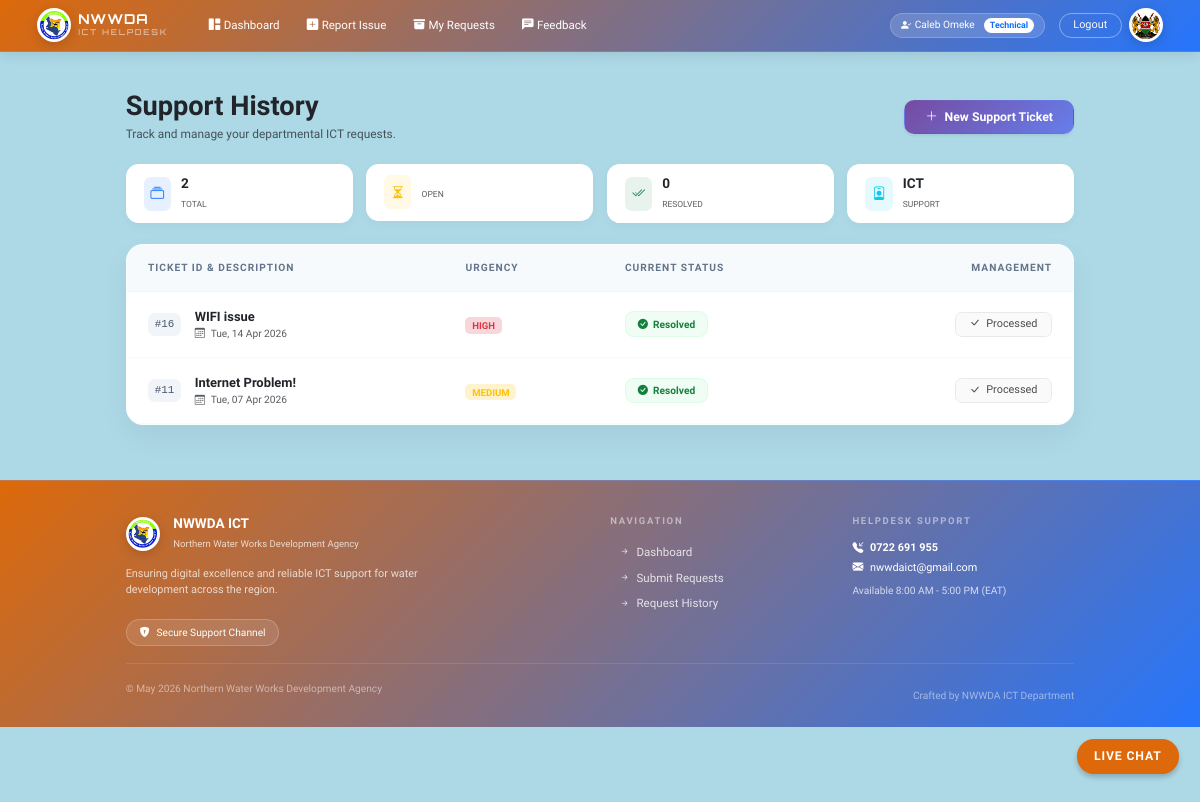
Page /my-tickets/ (signed in) on the committed database.
### tickets/models.py (models this page shows, shortened)
class Profile(models.Model):
    user = models.OneToOneField(User, on_delete=models.CASCADE)
    department = models.CharField(max_length=50, choices=DEPARTMENTS, default='ICT')

class Ticket(models.Model):
    STATUS_CHOICES = [('Pending', 'Pending'), ('In Progress', 'In Progress'), ('Resolved', 'Resolved')]
    PRIORITY_CHOICES = [('Low', 'Low'), ('Medium', 'Medium'), ('High', 'High')]
    title = models.CharField(max_length=200)
    description = models.TextField()
    status = models.CharField(max_length=20, choices=STATUS_CHOICES, default='Pending')
    priority = models.CharField(max_length=20, choices=PRIORITY_CHOICES, default='Medium')
    created_by = models.ForeignKey(User, on_delete=models.CASCADE)
    created_at = models.DateTimeField(auto_now_add=True)
    updated_at = models.DateTimeField(auto_now=True)

### tickets/views.py (the view)
# urls.py: path('my-tickets/', views.my_tickets, name='my_tickets'),
@login_required(login_url='/login/')
def my_tickets(request):
    tickets = Ticket.objects.filter(created_by=request.user).order_by('-created_at')
    return render(request, 'my_tickets.html', {'tickets': tickets})

### tickets/templates/my_tickets.html (shortened to what this page needs)
{% extends 'base.html' %}
{% block content %}
<div class="container animate-entrance" style="margin-top: 30px; margin-bottom: 50px;">
    <div class="d-flex flex-column flex-md-row justify-content-between align-items-center mb-4 gap-3">
        <div>
            <h2 class="fw-bold text-dark mb-1">Support History</h2>
            <p class="text-muted small mb-0">Track and manage your departmental ICT requests.</p>
        </div>
        <a href="{% url 'create_ticket' %}" class="btn shadow-sm px-4 py-2 text-white fw-bold" style="background: linear-gradient(135deg, #764ba2 0%, #667eea 100%); border-radius: 12px; font-size: 0.9rem;">
            <i class="bi bi-plus-lg me-2"></i>New Support Ticket
        </a>
    </div>
    <div class="row g-3 mb-4">
        <div class="col-6 col-md-3">
            <div class="summary-pill">
                <div class="bg-primary bg-opacity-10 p-2 rounded-3"><i class="bi bi-collection text-primary"></i></div>
                <div><h6 class="mb-0 fw-bold">{{ tickets.count }}</h6><small class="text-muted" style="font-size: 10px;">TOTAL</small></div>
            </div>
        </div>
        <div class="col-6 col-md-3">
            <div class="summary-pill">
                <div class="bg-warning bg-opacity-10 p-2 rounded-3"><i class="bi bi-hourglass-split text-warning"></i></div>
                <div><h6 class="mb-0 fw-bold">{{ open_count }}</h6><small class="text-muted" style="font-size: 10px;">OPEN</small></div>
            </div>
        </div>
        <div class="col-6 col-md-3">
            <div class="summary-pill">
                <div class="bg-success bg-opacity-10 p-2 rounded-3"><i class="bi bi-check2-all text-success"></i></div>
                <div><h6 class="mb-0 fw-bold">{{ resolved_count }}</h6><small class="text-muted" style="font-size: 10px;">RESOLVED</small></div>
            </div>
        </div>
        <div class="col-6 col-md-3">
            <div class="summary-pill">
                <div class="bg-info bg-opacity-10 p-2 rounded-3"><i class="bi bi-person-badge text-info"></i></div>
                <div><h6 class="mb-0 fw-bold">ICT</h6><small class="text-muted" style="font-size: 10px;">SUPPORT</small></div>
            </div>
        </div>
    </div>
    <div class="table-card">
        <div class="table-responsive">
            <table class="table table-hover mb-0">
                <thead>
                    <tr>
                        <th>Ticket ID & Description</th>
                        <th>Urgency</th>
                        <th>Current Status</th>
                        <th class="text-end">Management</th>
                    </tr>
                </thead>
                <tbody>
                    {% for ticket in tickets %}
                    <tr>
                        <td>
                            <div class="d-flex align-items-center">
                                <span class="ticket-id-badge me-3">#{{ ticket.id }}</span>
                                <div>
                                    <div class="fw-bold text-dark" style="font-size: 0.95rem;">{{ ticket.title }}</div>
                                    <div class="text-muted" style="font-size: 0.75rem;">
                                        <i class="bi bi-calendar3 me-1"></i> {{ ticket.created_at|date:"D, d M Y" }}
                                    </div>
                                </div>
                            </div>
                        </td>
                        <td>
                            {% if ticket.priority == 'High' %}
                                <span class="priority-indicator bg-danger-subtle text-danger">High</span>
                            {% elif ticket.priority == 'Medium' %}
                                <span class="priority-indicator bg-warning-subtle text-warning">Medium</span>
                            {% else %}
                                <span class="priority-indicator bg-secondary-subtle text-secondary">Low</span>
                            {% endif %}
                        </td>
                        <td>
                            {% if ticket.status == 'Resolved' %}
                                <span class="status-pill status-resolved"><i class="bi bi-check-circle-fill"></i> Resolved</span>
                            {% elif ticket.status == 'In Progress' %}
                                <span class="status-pill status-progress"><i class="bi bi-gear-wide-animated"></i> In Progress</span>
                            {% else %}
                                <span class="status-pill status-pending"><i class="bi bi-clock-history"></i> Pending</span>
                            {% endif %}
                        </td>
                        <td class="text-end">
                            {% if ticket.status == 'Pending' %}
                                <a href="{% url 'ticket_detail' ticket.pk %}" class="btn btn-sm btn-detail px-3">
                                    <i class="bi bi-search me-1"></i> View Details
                                </a>
                            {% elif ticket.status == 'Resolved' %}
                                <button class="btn btn-sm btn-light rounded-3 px-3 border" disabled style="font-size: 0.8rem; cursor: not-allowed; opacity: 0.7;">
                                    <i class="bi bi-check-lg me-1"></i> Processed
                                </button>
                            {% else %}
                                <button class="btn btn-sm btn-light rounded-3 px-3 border" disabled style="font-size: 0.8rem; cursor: not-allowed; opacity: 0.7;">
                                    <i class="bi bi-lock-fill me-1"></i> Processing
                                </button>
                            {% endif %}
                        </td>
                    </tr>
                    {% endfor %}
                </tbody>
            </table>
        </div>
    </div>
</div>
{% endblock %}

### tickets/templates/base.html (shortened to what this page needs)
{% load static %}
<!DOCTYPE html>
<html lang="en">
<head>
    <link href="https://cdn.jsdelivr.net/npm/bootstrap@5.3.0/dist/css/bootstrap.min.css" rel="stylesheet">
    <link rel="stylesheet" href="https://cdn.jsdelivr.net/npm/bootstrap-icons@1.11.1/font/bootstrap-icons.css">
</head>
<body>
<nav class="navbar navbar-expand-lg navbar-custom sticky-top">
    <div class="container-fluid">
        <a class="navbar-brand d-flex align-items-center" href="{% url 'home' %}">
            <img src="{% static 'images/logo.jpg' %}" alt="NWWDA Logo" class="brand-logo">
            <div class="ms-2">
                <div class="text-white fw-bold lh-1" style="letter-spacing: 1px; font-size: 1rem;">NWWDA</div>
                <div class="text-white-50 small fw-semibold" style="font-size: 0.6rem; text-transform: uppercase;">ICT Helpdesk</div>
            </div>
        </a>
        <div class="collapse navbar-collapse" id="navbarNav">
            <ul class="navbar-nav me-auto mb-2 mb-lg-0 ms-lg-3">
                <li class="nav-item"><a class="nav-link" href="{% url 'home' %}"><i class="bi bi-grid-1x2-fill me-1"></i>Dashboard</a></li>
                <li class="nav-item"><a class="nav-link" href="{% url 'create_ticket' %}"><i class="bi bi-plus-square-fill me-1"></i>Report Issue</a></li>
                <li class="nav-item"><a class="nav-link" href="{% url 'my_tickets' %}"><i class="bi bi-archive-fill me-1"></i>My Requests</a></li>
                <li class="nav-item"><a class="nav-link" href="{% url 'submit_feedback' %}"><i class="bi bi-chat-left-text-fill me-1"></i>Feedback</a></li>
            </ul>
            <div class="d-flex align-items-center gap-3">
                <div class="user-profile-tag d-none d-md-block">
                    <i class="bi bi-person-check-fill me-1"></i>{{ user.get_full_name }}
                    <span class="badge bg-white text-primary rounded-pill ms-2" style="font-size: 0.65rem; ">{{ user.profile.department }}</span>
                </div>
                <div class="d-flex align-items-center gap-2">
                    <form action="{% url 'staff_logout' %}" method="post" class="m-0">
                        <button type="submit" class="btn btn-outline-light btn-sm rounded-pill px-3" style="border-color: rgba(255,255,255,0.4); font-size: 0.8rem;">
                            Logout
                        </button>
                    </form>
                    <img src="{% static 'images/coa.png' %}" alt="Coat of Arms" class="brand-logo">
                </div>
            </div>
        </div>
    </div>
</nav>
<div class="container-main">
    <div class="animate-up">
        {% block content %}
        {% endblock %}
    </div>
</div>
<footer class="footer-custom">
    <div class="container">
        <div class="row g-4">
            <div class="col-lg-5">
                <div class="d-flex align-items-center mb-3">
                    <img src="{% static 'images/logo.jpg' %}" alt="Logo" class="brand-logo">
                    <div class="ms-3">
                        <h6 class="fw-bold mb-0">NWWDA ICT</h6>
                        <small class="opacity-75" style="font-size: 0.7rem;">Northern Water Works Development Agency</small>
                    </div>
                </div>
                <p class="opacity-75 pe-lg-5" style="font-size: 0.8rem;">
                    Ensuring digital excellence and reliable ICT support for water development across the region.
                </p>
                <div class="contact-pill mt-2">
                    <i class="bi bi-shield-lock-fill me-2"></i> Secure Support Channel
                </div>
            </div>
            <div class="col-lg-3 offset-lg-1">
                <h6 class="fw-bold text-uppercase mb-3 opacity-50 small" style="letter-spacing: 2px; font-size: 0.7rem;">Navigation</h6>
                <div class="d-flex flex-column">
                    <a href="{% url 'home' %}" class="footer-link"><i class="bi bi-arrow-right-short me-1"></i> Dashboard</a>
                    <a href="{% url 'create_ticket' %}" class="footer-link"><i class="bi bi-arrow-right-short me-1"></i> Submit Requests</a>
                    <a href="{% url 'my_tickets' %}" class="footer-link"><i class="bi bi-arrow-right-short me-1"></i> Request History</a>
                </div>
            </div>
            <div class="col-lg-3">
                <h6 class="fw-bold text-uppercase mb-3 opacity-50 small" style="letter-spacing: 2px; font-size: 0.7rem;">Helpdesk Support</h6>
                <p class="mb-1" style="font-size: 0.8rem;"><i class="bi bi-telephone-inbound-fill me-2"></i><strong>0722 691 955</strong></p>
                <p class="mb-1" style="font-size: 0.8rem;"><i class="bi bi-envelope-fill me-2"></i>nwwdaict@gmail.com</p>
                <p class="small opacity-75 mt-2" style="font-size: 0.75rem;">Available 8:00 AM - 5:00 PM (EAT)</p>
            </div>
        </div>
        <div class="footer-divider"></div>
        <div class="row align-items-center">
            <div class="col-md-6 small opacity-50 text-center text-md-start" style="font-size: 0.75rem;">
                <p>&copy; {% now "F Y" %} Northern Water Works Development Agency</p>
            </div>
            <div class="col-md-6 text-center text-md-end small opacity-50" style="font-size: 0.75rem;">
                Crafted by NWWDA ICT Department
            </div>
        </div>
    </div>
</footer>
<div class="live-chat-label">Live Chat</div>
</body>
</html>

### rows in the picture
Ticket: id "16", title "WIFI issue", created_at "Tue, 14 Apr 2026", priority "HIGH", status "Resolved" (drawn)
Ticket: id "11", title "Internet Problem!", created_at "Tue, 07 Apr 2026", priority "MEDIUM", status "Resolved" (drawn)

### other values in the picture
{{ user.get_full_name }} "Caleb Omeke"
{{ user.profile.department }} "Technical"
{{ tickets.count }} "2"
{{ resolved_count }} "0"
